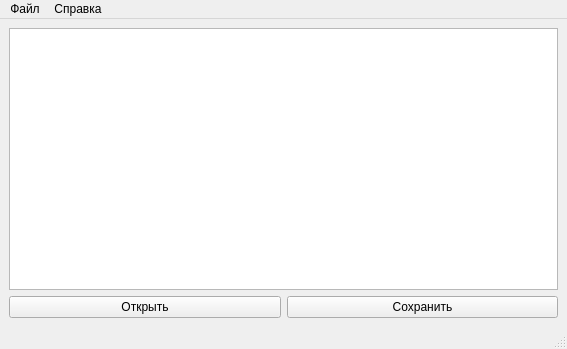
<?xml version="1.0" encoding="UTF-8"?>
<ui version="4.0">
 <class>MainWindow</class>
 <widget class="QMainWindow" name="MainWindow">
  <property name="geometry">
   <rect>
    <x>0</x>
    <y>0</y>
    <width>567</width>
    <height>349</height>
   </rect>
  </property>
  <property name="windowTitle">
   <string>Текстовый редактор 4.0</string>
  </property>
  <widget class="QWidget" name="centralwidget">
   <layout class="QGridLayout" name="gridLayout">
    <item row="1" column="0">
     <layout class="QHBoxLayout" name="horizontalLayout">
      <item>
       <widget class="QPushButton" name="pushButton">
        <property name="text">
         <string>Открыть</string>
        </property>
       </widget>
      </item>
      <item>
       <widget class="QPushButton" name="pushButton_2">
        <property name="text">
         <string>Сохранить</string>
        </property>
       </widget>
      </item>
     </layout>
    </item>
    <item row="0" column="0">
     <widget class="QPlainTextEdit" name="plainTextEdit"/>
    </item>
   </layout>
  </widget>
  <widget class="QMenuBar" name="menubar">
   <property name="geometry">
    <rect>
     <x>0</x>
     <y>0</y>
     <width>567</width>
     <height>21</height>
    </rect>
   </property>
   <widget class="QMenu" name="menu">
    <property name="title">
     <string>Файл</string>
    </property>
    <addaction name="action"/>
    <addaction name="action_2"/>
    <addaction name="separator"/>
    <addaction name="separator"/>
    <addaction name="action_3"/>
   </widget>
   <widget class="QMenu" name="menu_2">
    <property name="title">
     <string>Справка</string>
    </property>
    <widget class="QMenu" name="menu_3">
     <property name="title">
      <string>Язык</string>
     </property>
     <addaction name="action_6"/>
     <addaction name="action_7"/>
    </widget>
    <addaction name="action_4"/>
    <addaction name="menu_3"/>
   </widget>
   <addaction name="menu"/>
   <addaction name="menu_2"/>
  </widget>
  <widget class="QStatusBar" name="statusbar"/>
  <action name="action">
   <property name="checkable">
    <bool>true</bool>
   </property>
   <property name="icon">
    <iconset resource="resourse.qrc">
     <normaloff>:/res/img/open.png</normaloff>:/res/img/open.png</iconset>
   </property>
   <property name="text">
    <string>Открыть</string>
   </property>
   <property name="shortcut">
    <string>Ctrl+O</string>
   </property>
  </action>
  <action name="action_2">
   <property name="checkable">
    <bool>true</bool>
   </property>
   <property name="icon">
    <iconset resource="resourse.qrc">
     <normaloff>:/res/img/save.png</normaloff>:/res/img/save.png</iconset>
   </property>
   <property name="text">
    <string>Сохранить</string>
   </property>
   <property name="shortcut">
    <string>Ctrl+S</string>
   </property>
  </action>
  <action name="action_3">
   <property name="checkable">
    <bool>true</bool>
   </property>
   <property name="icon">
    <iconset resource="resourse.qrc">
     <normaloff>:/res/img/exit.png</normaloff>:/res/img/exit.png</iconset>
   </property>
   <property name="text">
    <string>Выход</string>
   </property>
   <property name="shortcut">
    <string>Ctrl+Q</string>
   </property>
  </action>
  <action name="action_4">
   <property name="checkable">
    <bool>true</bool>
   </property>
   <property name="icon">
    <iconset resource="resourse.qrc">
     <normaloff>:/res/img/info.png</normaloff>:/res/img/info.png</iconset>
   </property>
   <property name="text">
    <string>О программе</string>
   </property>
  </action>
  <action name="action_6">
   <property name="text">
    <string>Русский</string>
   </property>
  </action>
  <action name="action_7">
   <property name="text">
    <string>Английский</string>
   </property>
  </action>
 </widget>
 <resources>
  <include location="resourse.qrc"/>
 </resources>
 <connections/>
</ui>
